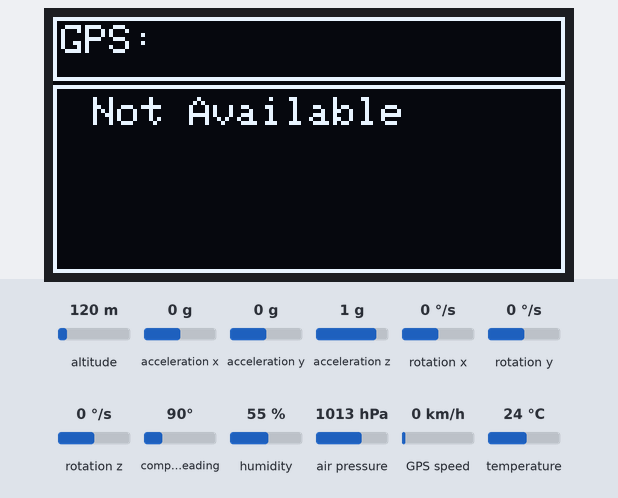
A program run on a simulated ESP32. Shown: 128×64 one-colour display. The test bench sets the inputs (shaded band); at power-on: altitude 120 m, acceleration x 0 g, acceleration y 0 g, acceleration z 1 g, rotation x 0 °/s, rotation y 0 °/s, rotation z 0 °/s, compass heading 90°, humidity 55 %, air pressure 1013 hPa, GPS speed 0 km/h, temperature 24 °C. The display library's start-up logo is not drawn; the GPS gets a fix after 3 s at 37.7749, -122.4194 with 8 satellites; no radio packets arrive unless stated; what the program prints to the serial monitor is not drawn.

Above: at 2.2 s.
At 3.2 s:
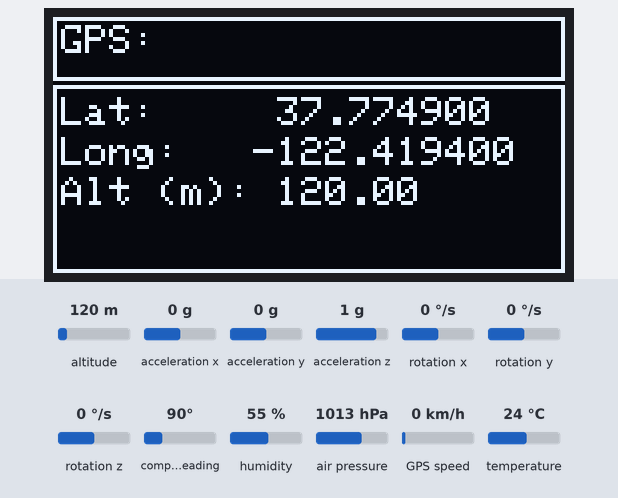
3.3 s: altitude set to 20 m
At 5.3 s:
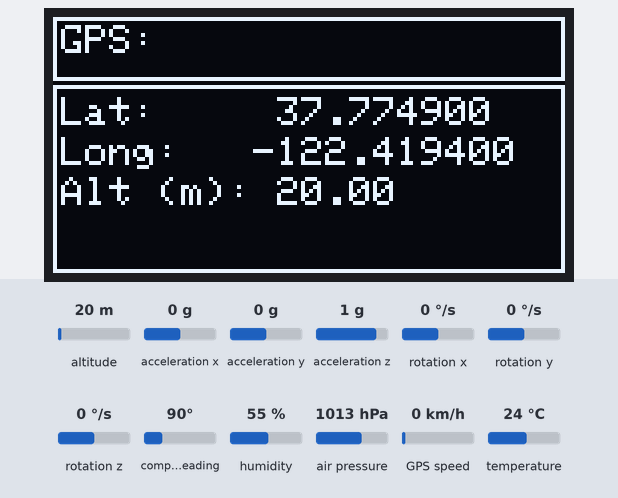
5.6 s: altitude set to 250 m
At 6.9 s:
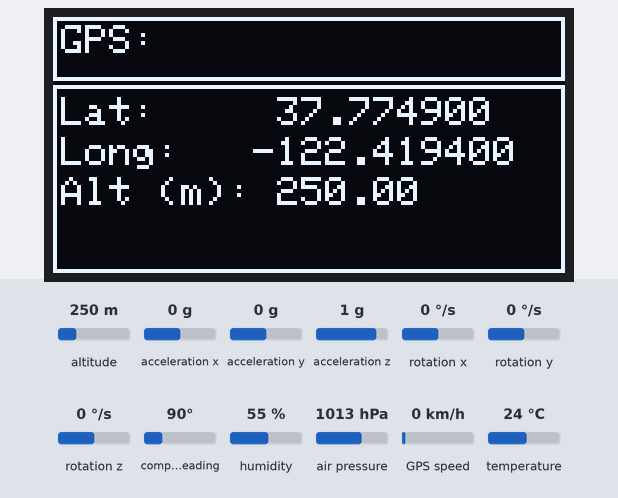
7.6 s: altitude set to 500 m
At 8.5 s:
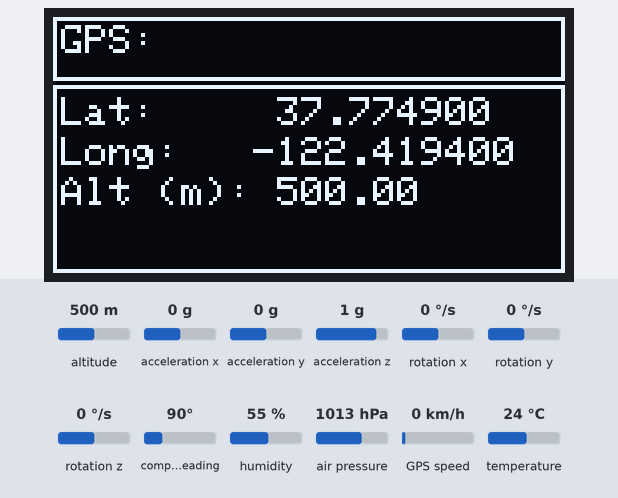
Timing chart, 0 to 10.6 s (numbered marks = the images above; inputs shaded):
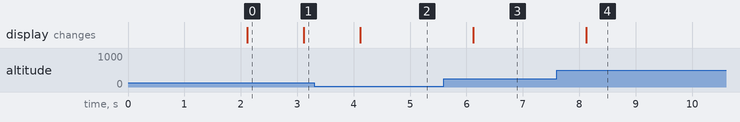

The program:

main.cpp
```cpp
#include <Arduino.h>
#include <SPI.h>
#include <LoRa.h>
#include <Wire.h>
#include <SoftwareSerial.h>
#include <TinyGPS++.h>
#include <Adafruit_BME280.h>
#include <Adafruit_LSM9DS1.h>
#include <Adafruit_GFX.h> /*Also needs the Adafruit BusIO installed if not done yet */
#include <Adafruit_SSD1306.h>
#include <Adafruit_Sensor.h>

//define the pins used by the transceiver module
#define ss 5
#define rst 14
#define dio0 2

// BME280 & LSM9DS1 Setup
#define SEALEVELPRESSURE_HPA (1013.25)
Adafruit_BME280 bme;                        // i2c sensor
Adafruit_LSM9DS1 lsm = Adafruit_LSM9DS1();  // i2c sensor
float temp; //C*
float pressure;//hPa
float altitude;//m
float humidity;//%
sensors_event_t accel, mag, gyro, t_;

// Setup end

// OLED Setup
#define SCREEN_WIDTH 128 // OLED display width, in pixels
#define SCREEN_HEIGHT 64 // OLED display height, in pixels

Adafruit_SSD1306 display(SCREEN_WIDTH, SCREEN_HEIGHT, &Wire, -1); // Create display Object
void oled_display();
//OLED end

// GPS set up
int RXPin = 16;
int TXPin = 17;
int GPSBaud = 9600;                         //Default baud of NEO-6M is 9600
TinyGPSPlus gps;                            // Create a TinyGPS++ object
SoftwareSerial gpsSerial(RXPin, TXPin);     // Create a software serial port called "gpsSerial"
// Setup end

// Time Handling
unsigned long oled_current_time = 0;
uint16_t oled_time_interval = 1000;

unsigned long current_time = 0;

void init_OLED(){

  if(!display.begin(SSD1306_SWITCHCAPVCC, 0x3C)) { // Address 0x3D for 128x64
    Serial.println(F("SSD1306 allocation failed"));
    for(;;);
  }
  delay(2000);
  display.display();
  display.clearDisplay();
  display.setTextSize(1);
  display.setTextColor(WHITE);

}

void oled_display_GPS(){
  uint8_t y_ = 20;

  display.clearDisplay();

  display.setCursor(2, 2);
  display.println("GPS:");

  display.drawRect(0, 0, 128, 16, WHITE);
  display.drawRect(0, 17, 128, (SCREEN_HEIGHT - 17), WHITE);

  if (gps.location.isValid()) {
    double lat = gps.location.lat();
    double lng = gps.location.lng();
    double alt = gps.altitude.meters();

    display.setCursor(2, y_);
    display.println("Lat:");

    if (lat < 0) {
      display.setCursor((50), y_);
    } else {
      display.setCursor((56), y_);
    }
    display.println(gps.location.lat(), 6);

    display.setCursor(2, (y_ + 10));
    display.println("Long:");
    if (lng < 0) {
      display.setCursor((50), (y_ + 10));
    } else {
      display.setCursor((56), (y_ + 10));
    }
    display.println(gps.location.lng(), 6);

    display.setCursor(2, (y_ + 20));
    display.print("Alt (m):");
    if (alt < 0) {
      display.setCursor((50), (y_ + 20));
    } else {
      display.setCursor((56), (y_ + 20));
    }
    display.println(gps.altitude.meters());
  } else {
    display.setCursor(10, y_);
    display.println("Not Available");
  }

  display.display();
}

void radio_send_message(String str){

  LoRa.beginPacket();
//  LoRa.print("hello ");
  LoRa.print(str);
  LoRa.endPacket();
}

void collect_values(){
  temp = bme.readTemperature(); //C*
  pressure = bme.readPressure();//hPa
  altitude = bme.readAltitude(SEALEVELPRESSURE_HPA);//m
  humidity = bme.readHumidity();//%
  lsm.getEvent(&accel, &mag, &gyro, &t_);
}


void read_values(){
  Serial.println("GPS values:");
  Serial.print("Lat: "); Serial.println(gps.location.lat(), 7);
  Serial.print("Lng: "); Serial.println(gps.location.lng(), 7);

  Serial.println("BME280 values:");
  Serial.print("Temp(C*) = "); Serial.println(temp);
  Serial.print("Pressure = "); Serial.println(pressure);
  Serial.print("Altitude = "); Serial.println(altitude);
  Serial.print("Humidity = "); Serial.println(humidity);

  Serial.println("LSM9DS1 values:");
  Serial.print("accel: (X,Y,Z) {" );
  Serial.print(accel.acceleration.x); Serial.print(", ");
  Serial.print(accel.acceleration.y); Serial.print(", ");
  Serial.print(accel.acceleration.z); Serial.print("}\n");

  Serial.print("Mag: (X,Y,Z) {" );
  Serial.print(mag.magnetic.x); Serial.print(", ");
  Serial.print(mag.magnetic.y); Serial.print(", ");
  Serial.print(mag.magnetic.z); Serial.print("}\n");

  Serial.print("Gyro: (X,Y,Z) {" );
  Serial.print(gyro.gyro.x); Serial.print(", ");
  Serial.print(gyro.gyro.y); Serial.print(", ");
  Serial.print(gyro.gyro.z); Serial.print("}\n");

}

void setup() {
  //initialize Serial Monitor
  Serial.begin(9600);
  Serial.print("\nStarting Setup");

  Wire.begin();
  Serial.print(".");

  if (!bme.begin(0x76)){
    Serial.println("BME280 Sensor is missing!");
  }
  Serial.print(".");

  init_OLED();
  Serial.print(".");

  gpsSerial.begin(9600); // Setup GPS serial communication

  LoRa.setPins(ss, rst, dio0);  //setup LoRa transceiver module

  while (!LoRa.begin(915E6)) {  //433E6 for Asia  //866E6 for Europe  //915E6 for North America
    Serial.println(".");
    delay(500);
  }
  Serial.print(".");

  if(!lsm.begin()){
    Serial.println("LSM9DS1 Sensor is missing!");
    while(1);
  }
  // Set ranges
  lsm.setupAccel(lsm.LSM9DS1_ACCELRANGE_2G);
  lsm.setupMag(lsm.LSM9DS1_MAGGAIN_4GAUSS);
  lsm.setupGyro(lsm.LSM9DS1_GYROSCALE_245DPS);

  Serial.print(".");

   // Change sync word (0xF3) to match the receiver
  // The sync word assures you don't get LoRa messages from other LoRa transceivers
  // ranges from 0-0xFF
  LoRa.setSyncWord(0xF3);

  Serial.println("\n\nSetup Complete!");
}

void loop() {

  while (gpsSerial.available() > 0) {
    gps.encode(gpsSerial.read());
    //Serial.write(gpsSerial.read());
  }

  if (millis() > 5000 && gps.charsProcessed() < 10) {
    Serial.println("No GPS detected");
  }

  if((unsigned long)(millis() - oled_current_time) > oled_time_interval){ // allows arduino delay with other functions running in the background
    //Serial.println((unsigned long)(millis() - oled_current_time));
    oled_current_time = millis();

    oled_display_GPS();
    collect_values();
    read_values();
  }

  if((unsigned long)(millis() - current_time) > 10000){ // allows arduino delay with other functions running in the background
    current_time = millis();


    String str_message_GPS = String("$Lat:" + String(gps.location.lat(), 7) + "\n$Lng:" + String(gps.location.lng(), 7) + "\n");
    String str_message_BME = String("$Tmp:" + String(temp) + "\n$Prs:" + String(pressure) + "\n$Hum:" + String(humidity) + "\n");
    String str_message_LSM9DS1 = String("$Xac:" + String(accel.acceleration.x) + "\n$Yac:" + String(accel.acceleration.y) + "\n$Zac:" + String(accel.acceleration.z) + "\n");
    String str_message = String(str_message_GPS + str_message_BME + str_message_LSM9DS1 + "\0");
    radio_send_message(str_message);

  }

}
/*
  Serial.print("accel: (X,Y,Z) {" );
  Serial.print(accel.acceleration.x); Serial.print(", ");
  Serial.print(accel.acceleration.y); Serial.print(", ");
  Serial.print(accel.acceleration.z); Serial.print("}\n");
  */
```

Measured:
- after the input at 3.3 s, the display: changes after 0.82 s (image 2)
- after the input at 5.6 s, the display: changes after 0.52 s (image 3)
- after the input at 7.6 s, the display: changes after 0.52 s (image 4)
- what the display in image 0 shows lasts 1.0 s, from 2.1 s to 3.1 s
